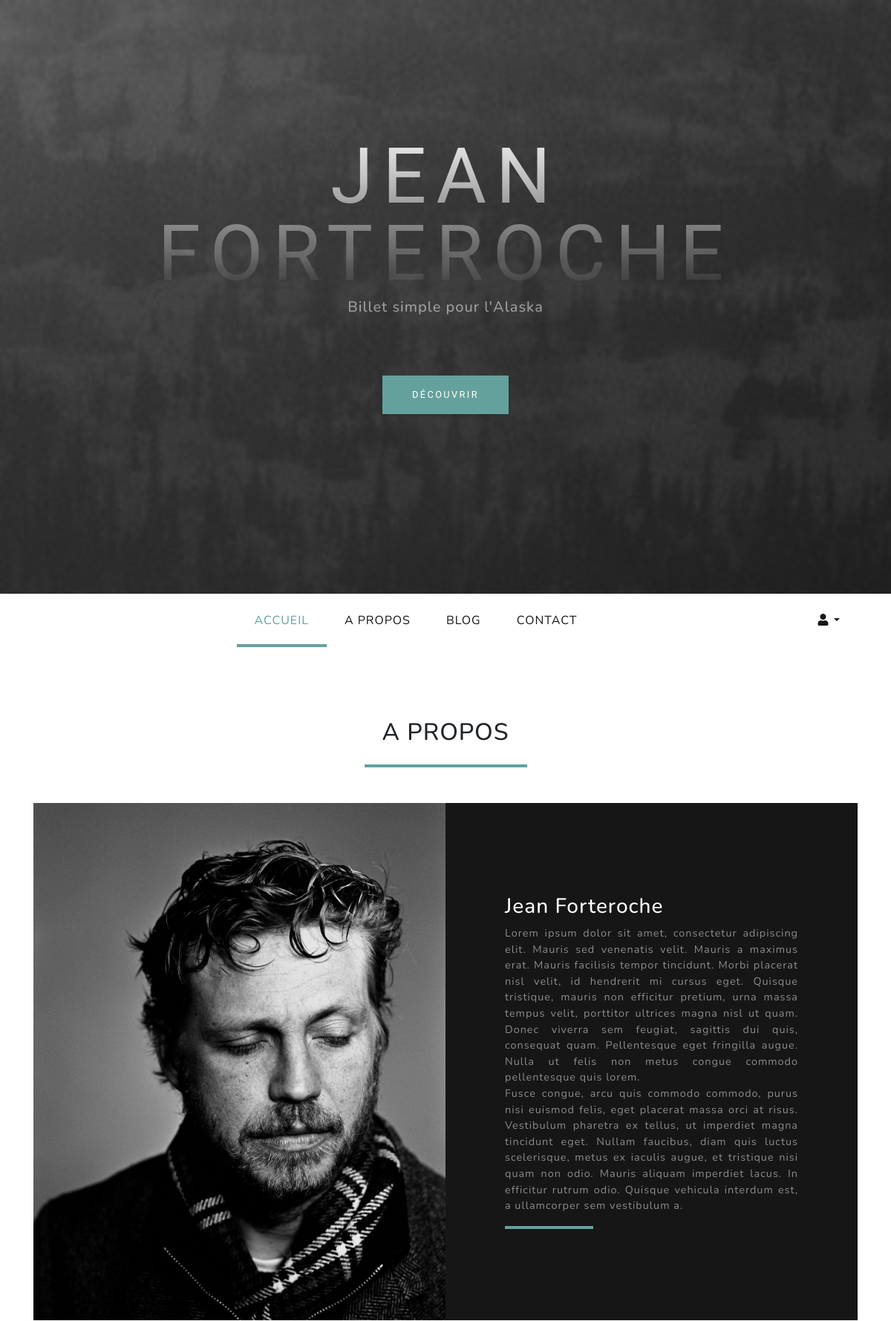
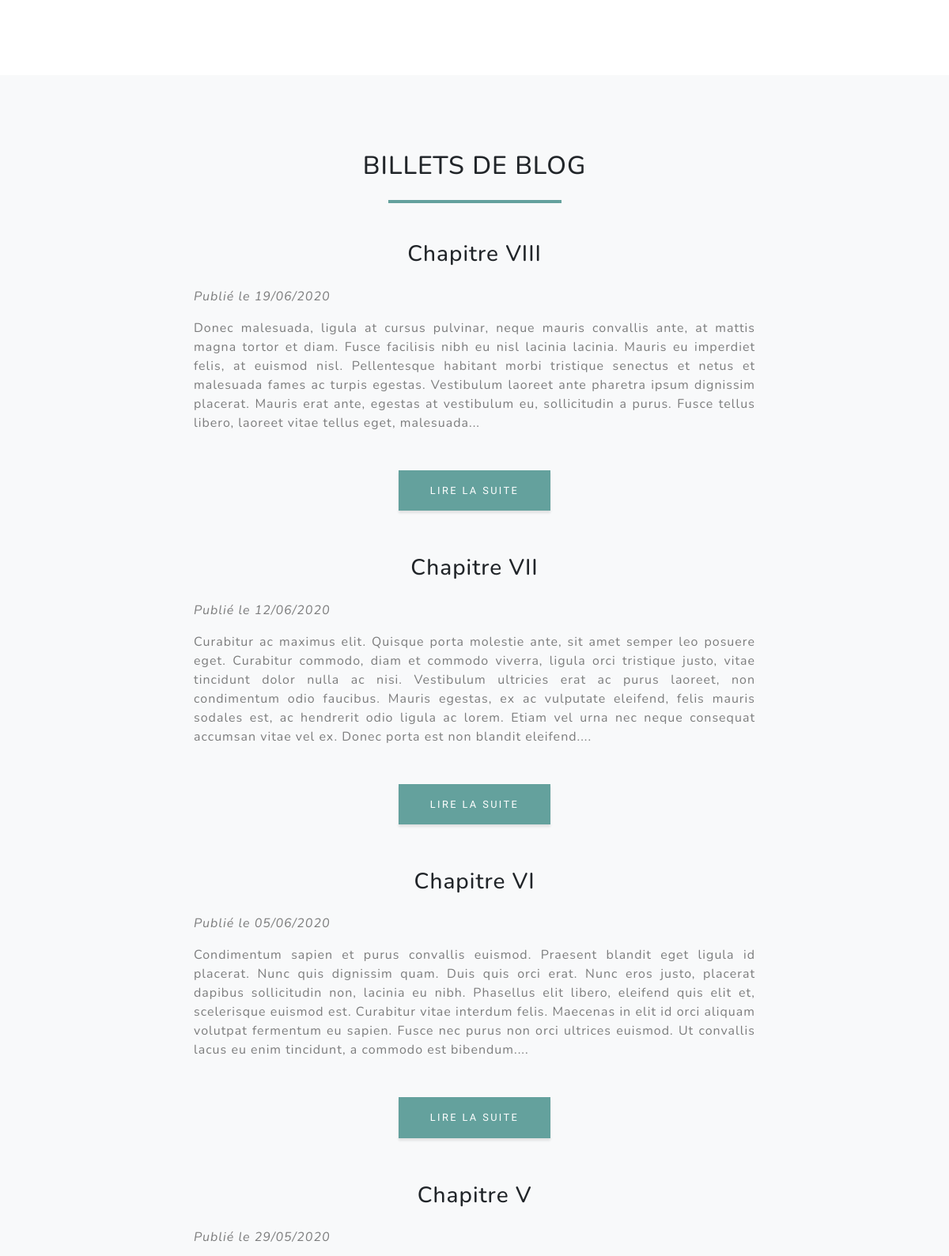
The page / (upper part) on the database its author committed (2 pictures, top to bottom).
### tables this page shows
CREATE TABLE IF NOT EXISTS `posts` (
  `id` int(11) NOT NULL AUTO_INCREMENT,
  `title` varchar(255) NOT NULL,
  `content` text NOT NULL,
  `creation_date` datetime NOT NULL,
  PRIMARY KEY (`id`)
);

### model/PostManager.php (called while the page is built, shortened)
<?php
require_once ('./model/Post.php');
class PostManager extends Database {
    public function getPosts($offset, $limit) {
        $posts = [];
        $query = 'SELECT id, title, content, DATE_FORMAT(creation_date, "%d/%m/%Y") AS date FROM posts ORDER BY creation_date DESC LIMIT :offset, :limit';
        $db = $this->checkConnection();
        $req = $db->prepare($query);
        $req->bindParam("offset", $offset, PDO::PARAM_INT);
        $req->bindParam("limit", $limit, PDO::PARAM_INT);
        $req->execute();
        while ($data = $req->fetch()) {
            $posts[] = new Post($data);
        }
        return $posts;
    }
}

### model/Model.php (called while the page is built, shortened)
<?php
class Model {
    public function hydrate(array $donnees) {
        foreach ($donnees as $key => $value) {
            $method = 'set'.ucfirst($key);
            $method = ucwords("$method", "_");
            $method = str_replace("_", "", $method);
        }
    }
}

### model/Post.php (called while the page is built, shortened)
<?php
require_once ('./model/Model.php');
class Post extends Model {
    protected $id;
    protected $title;
    protected $content;
    protected $date;
    public function id() {
        return $this->id;
    }
    public function title() {
        return $this->title;
    }
    public function content() {
        return $this->content;
    }
    public function date() {
        return $this->date;
    }
    public function setId($id) {
        $id = (int) $id;
        if ($id > 0) {
            $this->id = $id;
        }
    }
    public function setTitle($title) {
        if (is_string($title)) {
            $this->title = $title;
        }
    }
    public function setContent($content) {
        if (is_string($content)) {
            $this->content = $content;
        }
    }
    public function setDate($date) {
        $this->date = $date;
    }
}

### helpers/Functions.php (called while the page is built, shortened)
<?php
class Functions {
	public static function excerpt($string, $limit) {
	    $lastSpace = mb_strpos($string, ' ', $limit);
	    return mb_substr($string, 0, $lastSpace) . '...';
	}
}

### view/frontend/home.php (the view, shortened to what this page needs)
<header id="masthead" class="masthead">
    <div class="container d-flex h-100 align-items-center">
        <div class="mx-auto text-center">
            <h1 class="mx-auto my-0 text-uppercase">Jean Forteroche</h1>
            <h2 class="text-white-50 mx-auto mt-2 mb-5">Billet simple pour l'Alaska</h2>
            <a href="#about" class="btn btn-primary js-scroll-trigger">Découvrir</a>
        </div>
    </div>
</header>
<nav class="navbar navbar-expand-lg navbar-light sticky-top" id="mainNav">
    <div class="container">
        <div class="collapse navbar-collapse" id="navbarResponsive">
            <ul class="navbar-nav mx-auto">
                <li class="nav-item">
                    <a class="nav-link js-scroll-trigger" href="#masthead">ACCUEIL</a>
                </li>
                <li class="nav-item">
                    <a class="nav-link js-scroll-trigger" href="#about">A PROPOS</a>
                </li>
                <li class="nav-item">
                    <a class="nav-link js-scroll-trigger" href="#blog">BLOG</a>
                </li>
                <li class="nav-item">
                    <a class="nav-link js-scroll-trigger" href="#contact">CONTACT</a>
                </li>
            </ul>
            <?php if(isset($_SESSION['admin'])): ?>
                <ul class="navbar-nav">
                    <li class="nav-item dropdown">
                        <a class="nav-link dropdown-toggle" id="userDropdown" href="#" role="button" data-toggle="dropdown" aria-haspopup="true" aria-expanded="false"><i class="fas fa-user fa-fw"></i></a>
                        <div class="dropdown-menu dropdown-menu-right" aria-labelledby="userDropdown">
                            <a class="dropdown-item" href="index.php?action=dashbord">Tableau de bord</a>
                            <div class="dropdown-divider"></div>
                            <a class="dropdown-item" href="index.php?action=logout">Se déconnecter</a>
                        </div>
                    </li>
                </ul>
            <?php else: ?>
                <ul class="navbar-nav">
                    <li class="nav-item dropdown">
                        <a class="nav-link dropdown-toggle" id="userDropdown" href="#" role="button" data-toggle="dropdown" aria-haspopup="true" aria-expanded="false"><i class="fas fa-user fa-fw"></i></a>
                    </li>
                </ul>
            <?php endif ?>
        </div>
    </div>
</nav>
<section id="about" class="section about-section text-center">
    <div class="container">
        <div class="row">
            <div class="col-lg-8 mx-auto">
                <h2 class="text-black mb-4">A PROPOS</h2>
                <hr class="mb-5">
            </div>
        </div>
        <div class="row justify-content-center no-gutters mb-5 mb-lg-0">
            <div class="col-lg-6">
                <img class="img-fluid" src="./public/images/portrait.jpg" alt="Portrait de Jean Forteroche">
            </div>
            <div class="col-lg-6">
                <div class="bg-black text-center h-100 about">
                    <div class="d-flex h-100">
                        <div class="about-text w-100 my-auto text-justify">
                            <h3 class="text-white">Jean Forteroche</h3>
                            <p class="mb-0 text-white-50">
                                Lorem ipsum dolor sit amet, consectetur adipiscing elit. Mauris sed venenatis velit. Mauris a maximus erat. Mauris facilisis tempor tincidunt. Morbi placerat nisl velit, id hendrerit mi cursus eget. Quisque tristique, mauris non efficitur pretium, urna massa tempus velit, porttitor ultrices magna nisl ut quam. Donec viverra sem feugiat, sagittis dui quis, consequat quam. Pellentesque eget fringilla augue. Nulla ut felis non metus congue commodo pellentesque quis lorem.
                            </p>
                            <p class="mb-0 text-white-50">
                                Fusce congue, arcu quis commodo commodo, purus nisi euismod felis, eget placerat massa orci at risus. Vestibulum pharetra ex tellus, ut imperdiet magna tincidunt eget. Nullam faucibus, diam quis luctus scelerisque, metus ex iaculis augue, et tristique nisi quam non odio. Mauris aliquam imperdiet lacus. In efficitur rutrum odio. Quisque vehicula interdum est, a ullamcorper sem vestibulum a.
                            </p>
                            <hr class="mb-0 ml-0">
                        </div>
                    </div>
                </div>
            </div>
        </div>
    </div>
</section>
<section id="blog" class="section text-center bg-light">
    <div class="container">
        <div class="row">
            <div class="col-lg-8 mx-auto">
                <h2 class="text-black mb-4">BILLETS DE BLOG</h2>
                <hr class="mb-5">
            </div>
        </div>
        <div class="col-lg-8 mx-auto text-center">
            <?php foreach ($posts as $post) { ?>
                <div>
                    <h3 class="mb-4">
                        <?= htmlspecialchars_decode($post->title()) ?>
                    </h3>
                    <p class="text-black-50 text-left mb-3">
                        <em>Publié le <?= $post->date() ?></em>
                    </p>
                    <div class="text-black-50">
                        <?= Functions::excerpt(htmlspecialchars_decode($post->content()), 500) ?>
                    </div>
                    <a class="btn btn-primary" href="index.php?action=post&amp;id=<?= htmlspecialchars($post->id()) ?>" >
                        Lire la suite
                    </a>
                </div>
            <?php } ?>
        </div>
    </div>
</section>
<?php require_once('template.php'); ?>

### rows shown on the page
posts: title "Chapitre VIII", date "19/06/2020", content "Donec malesuada, ligula at cursus pulvinar, neque mauris convallis ante, at mattis magna tortor et diam. Fusce facilisis nibh eu nisl lacinia lacinia. Mauris eu imperdiet felis, at euismod nisl. Pellentesque habitant morbi tristique senectus et netus et malesuada fames ac turpis egestas. Vestibulum laoreet ante pharetra ipsum dignissim placerat. Mauris erat ante, egestas at vestibulum eu, sollicitudin a purus. Fusce tellus libero, laoreet vitae tellus eget, malesuada..."
posts: title "Chapitre VII", date "12/06/2020", content "Curabitur ac maximus elit. Quisque porta molestie ante, sit amet semper leo posuere eget. Curabitur commodo, diam et commodo viverra, ligula orci tristique justo, vitae tincidunt dolor nulla ac nisi. Vestibulum ultricies erat ac purus laoreet, non condimentum odio faucibus. Mauris egestas, ex ac vulputate eleifend, felis mauris sodales est, ac hendrerit odio ligula ac lorem. Etiam vel urna nec neque consequat accumsan vitae vel ex. Donec porta est non blandit eleifend...."
posts: title "Chapitre VI", date "05/06/2020", content "Condimentum sapien et purus convallis euismod. Praesent blandit eget ligula id placerat. Nunc quis dignissim quam. Duis quis orci erat. Nunc eros justo, placerat dapibus sollicitudin non, lacinia eu nibh. Phasellus elit libero, eleifend quis elit et, scelerisque euismod est. Curabitur vitae interdum felis. Maecenas in elit id orci aliquam volutpat fermentum eu sapien. Fusce nec purus non orci ultrices euismod. Ut convallis lacus eu enim tincidunt, a commodo est bibendum...."
posts: title "Chapitre V", date "29/05/2020"
